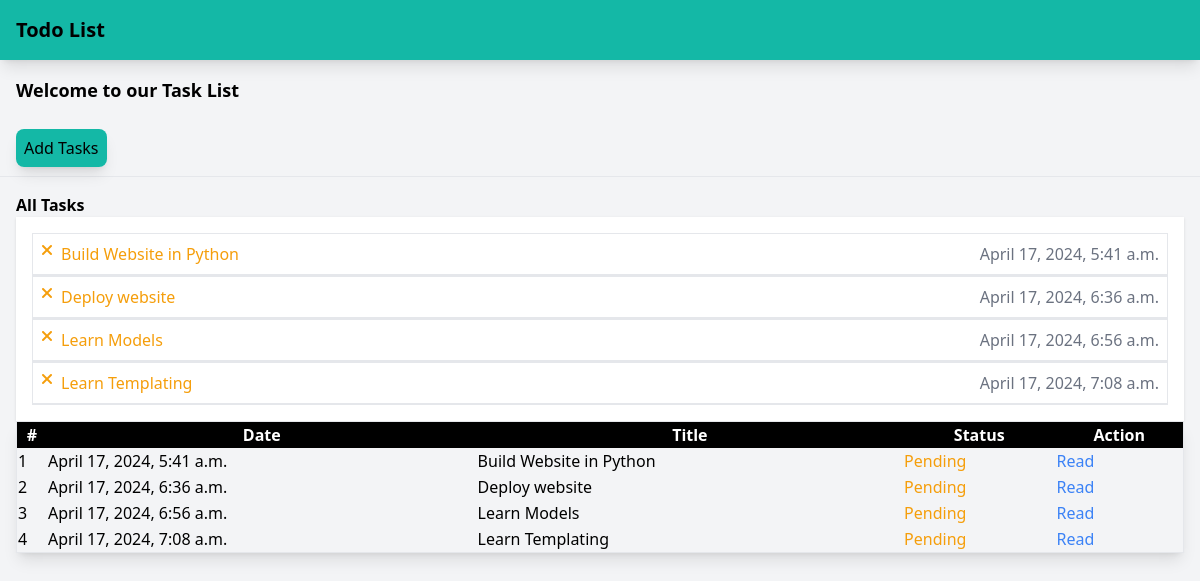
Before: / with the older database file.
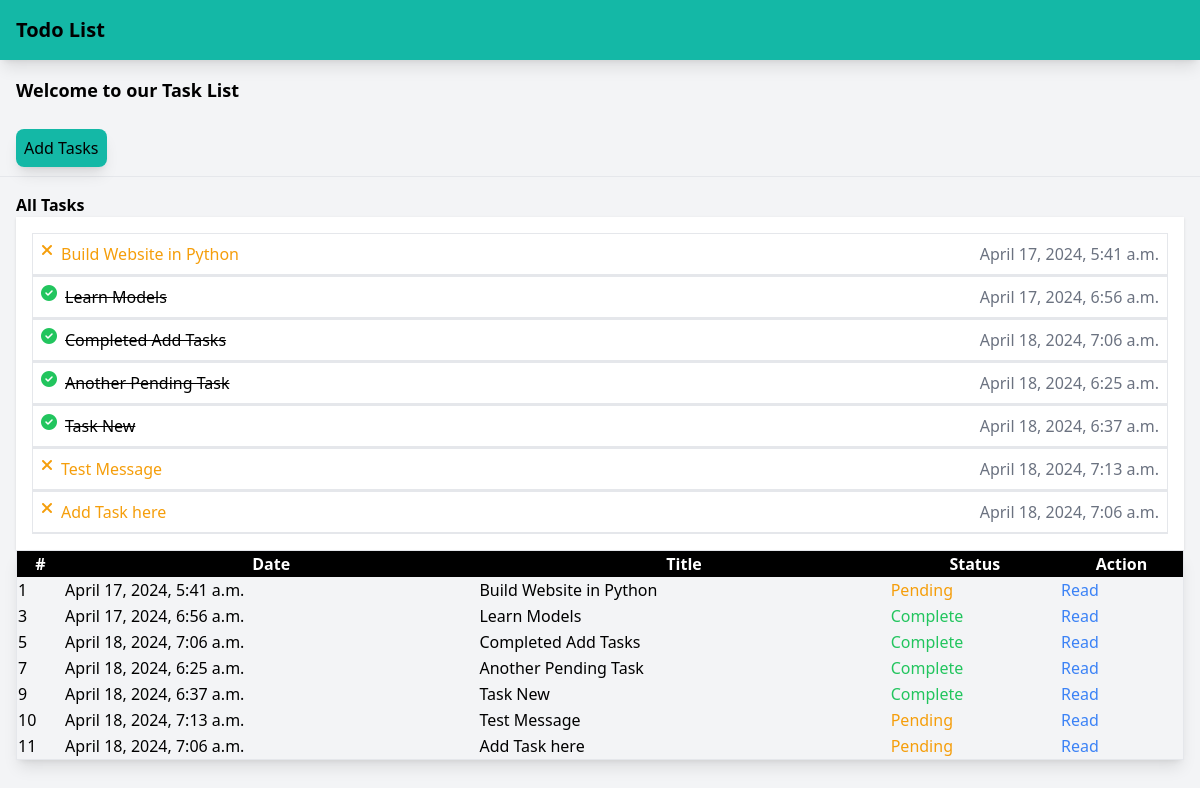
After: the same page with the newer database file.
### tasks/models.py (models this page shows)
class Tasks(models.Model):
    title = models.CharField(max_length=100)
    content = models.TextField()
    date = models.DateTimeField(auto_now_add=True)
    status = models.IntegerField(default=0)

### tasks/views.py (the view)
# urls.py: path("", taskHome, name="home"),
def taskHome(request):
    all_tasks = Tasks.objects.all()
    context = {
        'all_tasks': all_tasks
    }
    template = loader.get_template('home.html')
    return HttpResponse(template.render(context))

### tasks/templates/home.html (shortened to what this page needs)
<!DOCTYPE html>
<html lang="en">
<head>
    <script src="https://cdn.tailwindcss.com"></script>
    <link rel="stylesheet" href="https://cdnjs.cloudflare.com/ajax/libs/font-awesome/6.5.2/css/all.min.css" />
</head>
<body class="bg-gray-100">
    <nav class="flex gap-2 p-4 bg-teal-500 text-black shadow-lg">
        <a href="/" class="font-bold text-xl"> Todo List </a>
    </nav>
    <p class="text-lg font-bold p-4"> Welcome to our Task List </p>
    <div class="p-4">
        <a href="/add" class="p-2 bg-teal-500 rounded-lg shadow-lg"> Add Tasks </a>
    </div>
    <hr>
    <div class="p-4">
        <h1 class="font-bold"> All Tasks </h1>
        <div class="p-4 bg-white shadow">
            {% for each in all_tasks %}
                <div class="flex items-center justify-between p-2 border border-b-2">
                    <div class="flex gap-2">
                        {% if each.status == 0 %}
                            <i class="fa fa-solid fa-xmark text-amber-500"></i>
                            <p class="text-amber-500"> <a href="/read/{{each.id}}"> {{ each.title }} </a> </p>
                        {% else %}
                            <i class="fa fa-check-circle text-green-500"> </i>
                            <p class="line-through"> {{ each.title }} </p>
                        {% endif %}
                    </div>
                    <div class="flex gap-2 text-gray-500">
                        {{ each.date }}
                    </div>
                </div>
            {% endfor %}
        </div>
        <table class="w-full table-auto border shadow-lg">
            <thead>
                <tr class="p-2 bg-black text-white text-start">
                    <th> # </th>
                    <th> Date </th>
                    <th> Title </th>
                    <th> Status </th>
                    <th> Action </th>
                </tr>
            </thead>
            <tbody>
                {% for each in all_tasks %}
                    <tr class="p-4">
                        <td> {{ each.id }} </td>
                        <td> {{ each.date }} </td>
                        <td> {{ each.title }} </td>
                        <td>
                            {% if each.status == 0 %}
                                <p class="text-amber-500"> Pending </p>
                            {% else %}
                                <p class="text-green-500"> Complete </p>
                            {% endif %}
                        </td>
                        <td>
                            <a href="/read/{{ each.id }}" class="text-blue-500"> Read </a>
                        </td>
                    </tr>
                {% endfor %}
            </tbody>
        </table>
    </div>
</body>
</html>

Changed rows visible on the page:
removed Tasks: title "Deploy website", date "April 17, 2024, 6:36 a.m.", id "2", status "Pending"
removed Tasks: title "Learn Templating", date "April 17, 2024, 7:08 a.m.", id "4", status "Pending"
changed Tasks "Learn Models": status "Pending" → "Complete"
added Tasks: title "Completed Add Tasks", date "April 18, 2024, 7:06 a.m.", id "5", status "Complete"
added Tasks: title "Another Pending Task", date "April 18, 2024, 6:25 a.m.", id "7", status "Complete"
added Tasks: title "Task New", date "April 18, 2024, 6:37 a.m.", id "9", status "Complete"
added Tasks: title "Test Message", date "April 18, 2024, 7:13 a.m.", id "10", status "Pending"
added Tasks: title "Add Task here", date "April 18, 2024, 7:06 a.m.", id "11", status "Pending"
